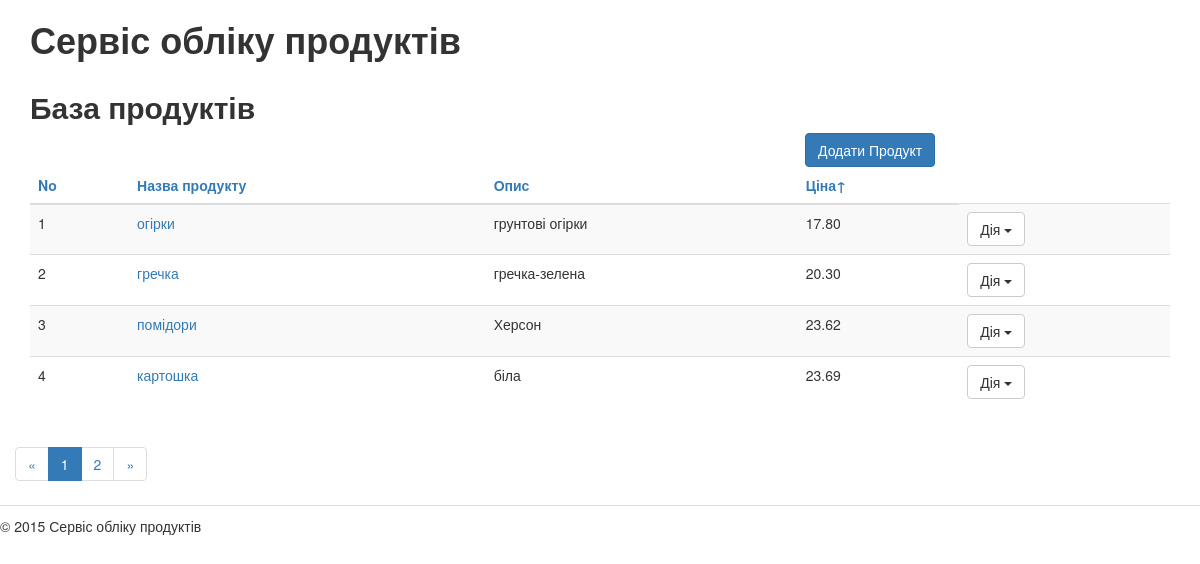
The page /products/?order_by=price on the database its author committed.
### products/models.py (models this page shows, shortened)
class Product(models.Model):
    class Meta(object):
        verbose_name = u"Продукт"
        verbose_name_plural = u"Продукти"
    first_name = models.CharField(
        max_length=256,
        blank=False,
        verbose_name=u"Назва")
    slug = models.SlugField(
        max_length=50,
        blank=False,
        verbose_name=u"Коротка назва-мітка")
    description = models.CharField(
        max_length=256,
        blank=False,
        verbose_name=u"Опис"
    )
    price = models.DecimalField(
        max_digits=5,
        decimal_places=2,
        blank=False,
        verbose_name=u"Ціна")
    created_at = models.DateField(
        auto_now_add=True,
        blank=False,
        verbose_name=u"Дата створення",
        )
    modified_at = models.DateField(
        auto_now=True,
        blank=True,
        verbose_name=u"Дата змінення",
        )

### products/views.py (the view)
# urls.py: url(r'^products/$', 'products.views.products_list', name='products'),
def products_list(request):
    products = Product.objects.all()
    order_by = request.GET.get('order_by', '')
    if order_by in ('first_name', 'description', 'price'):
        products = products.order_by(order_by)
        if request.GET.get('reverse', '') == '1':
            products = products.reverse()
    paginator = Paginator(products, 4)
    page = request.GET.get('page')
    try:
        products = paginator.page(page)
    except PageNotAnInteger:
        products = paginator.page(1)
    except EmptyPage:
        products = paginator.page(paginator.num_pages)
    return render(request, 'products/products_list.html', {'products': products})

### products/templates/products/products_list.html (shortened to what this page needs)
{% extends "products/base.html" %}
{% load static from staticfiles %}
{% block title %}База продуктів{% endblock title %}
{% block content %}
               <div class="col-xs-8">
               </div>
                <div class="col-xs-4">
                   <a class="btn btn-primary" href="{% url "products_add" %}">Додати Продукт</a>
               </div>
                <table class="table table-hover table-striped">
                    <thead>
                    <tr>
                        <th><a href="#">No</a></th>
                        <th><a href="{% url "products" %}?order_by=first_name"> Назва продукту </a></th>
                        <th><a href="{% url "products" %}?order_by=description">Опис{% if request.GET.order_by == 'description' %}&uarr;{% endif %}</a></th>
                        <th><a href="{% url "products" %}?order_by=price{% if request.GET.order_by == 'price' and request.GET.reverse != '1' %}&amp;reverse=1{% endif %}">Ціна{% if request.GET.order_by == 'price' and request.GET.reverse != '1' %}&uarr;{% elif request.GET.order_by == 'price' and request.GET.reverse == '1' %}&darr;{% endif %}</a></th>
                    </tr>
                    </thead>
                    <tbody>
                    {% for product in products %}
                    <tr>
                        <td>{{ forloop.counter }}</td>
                        <td><a title="Редагувати" href="{% url "products_edit" product.id %}">{{ product.first_name }}</a>
                        </td>
                        <td>{{ product.description }}</td>
                        <td>{{ product.price }}</td>
                        <td>
                            <div class="btn-group">
                              <button type="button" class="btn btn-default dropdown-toggle"
                                      data-toggle="dropdown">Дія
                                <span class="caret"></span>
                              </button>
                            </div>
                        </td>
                    </tr>
                    {% endfor %}
                    </tbody>
                </table>
            </div>
           {% if products.has_other_pages %}
                {% with order_by=request.GET.order_by reverse=request.GET.reverse %}
                <nav>
                  <ul class="pagination">
                    <li>
                      <a href="{% url "products" %}?page=1&amp;order_by={{ order_by }}&amp;reverse={{ reverse }}">&laquo;</a>
                    </li>
                    {% for p in products.paginator.page_range %}
                    <li {% if products.number == p %}class="active"{% endif %}>
                      <a href="{% url "products" %}?page={{ p }}&amp;order_by={{ order_by }}&amp;reverse={{ reverse }}">{{ p }}</a>
                    </li>
                    {% endfor %}
                    <li>
                      <a href="{% url "products" %}?page={{ products.paginator.num_pages }}&amp;order_by={{ order_by }}&amp;reverse={{ reverse }}">
                        &raquo;</a>
                    </li>
                  </ul>
                </nav>
                {% endwith %}
           {% endif %}
{% endblock content %}

### rows shown on the page
Product: first_name "огірки", description "грунтові огірки", price "17.80"
Product: first_name "гречка", description "гречка-зелена", price "20.30"
Product: first_name "помідори", description "Херсон", price "23.62"
Product: first_name "картошка", description "біла", price "23.69"

### other values the page prints
{{ p }} "1" "2"
